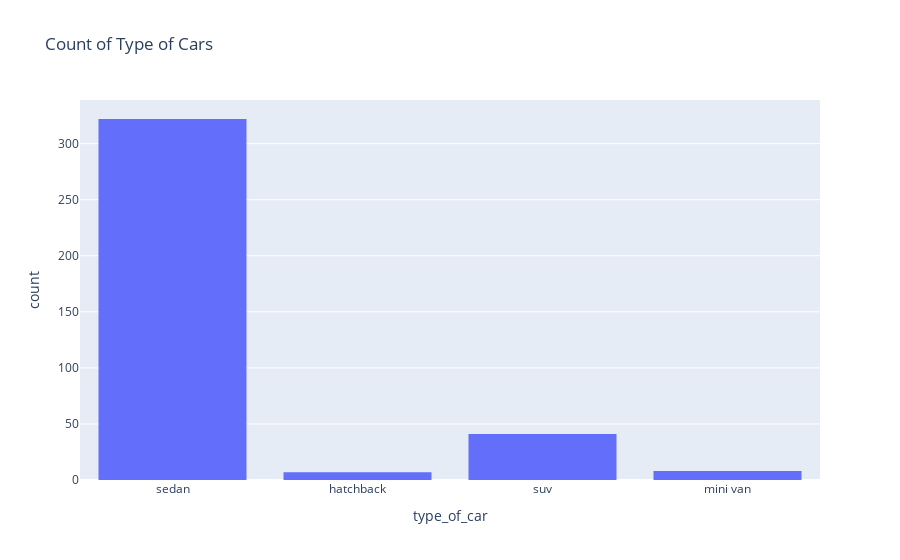

Write notebook code for a chart like this one.
### Markdown cell above
### Type of car

### Code cell
px.histogram(df, x='type_of_car', title="Count of Type of Cars")

### Figure 1 — Plotly figure (JSON) as saved in the notebook; plotly's stock layout.template omitted (floating-point values rounded to 4 significant figures; data arrays with more than 128 entries replaced by an {"elided": "..."} marker saying what was removed)
{"data": [{"alignmentgroup": "True", "bingroup": "x", "hovertemplate": "type_of_car=%{x}<br>count=%{y}<extra></extra>", "legendgroup": "", "marker": {"color": "#636efa"}, "name": "", "offsetgroup": "", "orientation": "v", "showlegend": false, "type": "histogram", "x": {"elided": "378 str values"}, "xaxis": "x", "yaxis": "y"}], "layout": {"barmode": "relative", "legend": {"tracegroupgap": 0}, "title": {"text": "Count of Type of Cars"}, "xaxis": {"anchor": "y", "domain": [0, 1], "title": {"text": "type_of_car"}}, "yaxis": {"anchor": "x", "domain": [0, 1], "title": {"text": "count"}}}}
